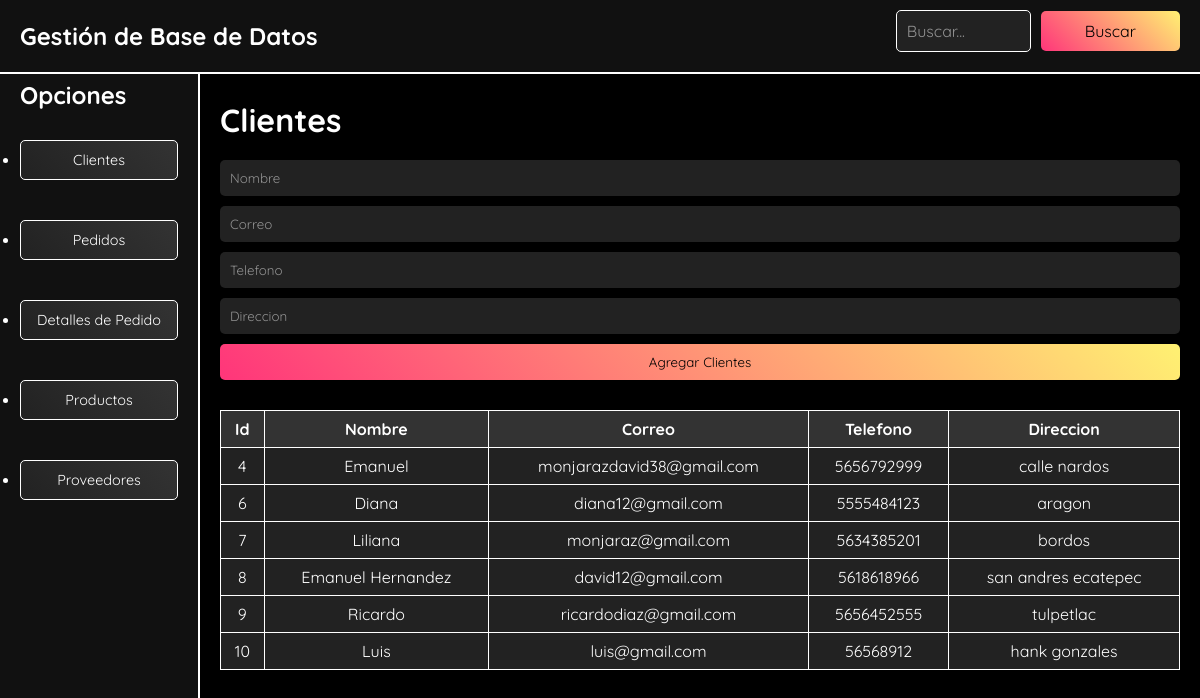
The app's page /interactuar_bd.php?tabla=cliente (signed in) with its own data.
### tables this page shows
CREATE TABLE `customers` (
  `id` bigint(20) NOT NULL,
  `nombre` text NOT NULL,
  `correo` text DEFAULT NULL,
  `telefono` text DEFAULT NULL,
  `direccion` text DEFAULT NULL
);

### interactuar_bd.php (the view, shortened to what this page needs)
<?php
include 'conexion.php';
$tabla = isset($_GET['tabla']) ? $_GET['tabla'] : null;
$opciones = [
    'cliente' => [
        'titulo' => 'Clientes',
        'tabla' => 'customers',
        'columnas' => ['id', 'nombre', 'correo', 'telefono', 'direccion']
    ],
    'pedido' => [
        'titulo' => 'Pedidos',
        'tabla' => 'orders',
        'columnas' => ['id', 'orden', 'fecha', 'estado']
    ],
    'detalles_pedido' => [
        'titulo' => 'Detalles de Pedido',
        'tabla' => 'order_details',
        'columnas' => ['id', 'orden', 'producto', 'cantidad', 'precio']
    ],
    'producto' => [
        'titulo' => 'Productos',
        'tabla' => 'products',
        'columnas' => ['id', 'nombre', 'descripcion', 'precio', 'stock']
    ],
    'proveedores' => [
        'titulo' => 'Proveedores',
        'tabla' => 'suppliers',
        'columnas' => ['id', 'nombre', 'apellido', 'correo', 'telefono', 'direccion']
    ]
];
$seleccion = isset($opciones[$tabla]) ? $opciones[$tabla] : null;
?>
<!DOCTYPE html>
<html lang="en">
<head>
</head>
<body>
    <div class="navbar">
        <h1>Gestión de Base de Datos</h1>
        <form action="interactuar_bd.php?tabla=<?php echo $tabla; ?>" method="get">
            <input type="text" name="buscar" placeholder="Buscar...">
            <button type="submit">Buscar</button>
        </form>
    </div>
    <div class="left-rectangle">
        <h2>Opciones</h2>
        <ul>
            <?php foreach ($opciones as $key => $opcion) {
                echo "<li><a href='interactuar_bd.php?tabla=$key'>" . $opcion['titulo'] . "</a></li>";
            } ?>
        </ul>
    </div>
    <div class="main-container">
        <?php if ($seleccion): ?>
            <h1><?php echo $seleccion['titulo']; ?></h1>
            <div class="form-container">
                <form action="interactuar_bd.php?tabla=<?php echo $tabla; ?>" method="post">
                    <?php foreach (array_slice($seleccion['columnas'], 1) as $columna): ?>
                        <input type="text" name="<?php echo $columna; ?>" placeholder="<?php echo ucfirst($columna); ?>" required>
                    <?php endforeach; ?>
                    <button type="submit">Agregar <?php echo $seleccion['titulo']; ?></button>
                </form>
            </div>
            <?php
            $buscar = isset($_GET['buscar']) ? $_GET['buscar'] : null;
            if ($buscar) {
                $columnas = implode(" LIKE ? OR ", $seleccion['columnas']) . " LIKE ?";
                $sql_buscar = "SELECT * FROM " . $seleccion['tabla'] . " WHERE $columnas";
                $stmt = $conn->prepare($sql_buscar);
                $param = '%' . $buscar . '%';
                $params = array_fill(0, count($seleccion['columnas']), $param);
                $stmt->bind_param(str_repeat('s', count($params)), ...$params);
                $stmt->execute();
                $resultado = $stmt->get_result();
                if ($resultado->num_rows > 0) {
                    echo "<table><tr>";
                    foreach ($seleccion['columnas'] as $columna) {
                        echo "<th>" . ucfirst($columna) . "</th>";
                    }
                    echo "</tr>";
                    while ($fila = $resultado->fetch_assoc()) {
                        echo "<tr>";
                        foreach ($seleccion['columnas'] as $columna) {
                            echo "<td>" . htmlspecialchars($fila[$columna]) . "</td>";
                        }
                        echo "</tr>";
                    }
                    echo "</table>";
                } else {
                    echo "<p>No se encontraron resultados para '<strong>" . htmlspecialchars($buscar) . "</strong>'.</p>";
                }
                $stmt->close();
            } else {
                $sql = "SELECT * FROM " . $seleccion['tabla'];
                $resultado = $conn->query($sql);
                if ($resultado->num_rows > 0) {
                    echo "<table><tr>";
                    foreach ($seleccion['columnas'] as $columna) {
                        echo "<th>" . ucfirst($columna) . "</th>";
                    }
                    echo "</tr>";
                    while ($fila = $resultado->fetch_assoc()) {
                        echo "<tr>";
                        foreach ($seleccion['columnas'] as $columna) {
                            echo "<td>" . htmlspecialchars($fila[$columna]) . "</td>";
                        }
                        echo "</tr>";
                    }
                    echo "</table>";
                } else {
                    echo "<p>La tabla está vacía.</p>";
                }
            }
            ?>
        <?php else: ?>
            <h1>Bienvenido</h1>
            <p>Selecciona una opción del menú para interactuar con la base de datos.</p>
        <?php endif; ?>
    </div>
</body>
</html>

### interactuar_bd.php (style rules this page uses)
* { margin: 0; padding: 0; box-sizing: border-box; font-family: "Quicksand"; }
body { display: flex; flex-direction: column; min-height: 100vh; background: #000; color: #fff; }
.navbar { width: 100%; background: #111; border-bottom: 2px solid #fff; padding: 10px 20px; position: fixed; top: 0; z-index: 1000; display: flex; justify-content: space-between; align-items: center; }
.navbar h1 { color: #fff; font-size: 1.5em; margin: 0; }
.navbar form { display: flex; align-items: center; }
.navbar input[type="text"] { padding: 10px; font-size: 1em; border: 1px solid #fff; border-radius: 5px; background: #222; color: #fff; outline: none; margin-right: 10px; }
.navbar input[type="text"]::placeholder { color: rgba(255, 255, 255, 0.5); }
.navbar button { padding: 10px 15px; background: linear-gradient(45deg, #ff357a, #fff172); border: none; border-radius: 5px; color: #000; font-size: 1em; cursor: pointer; }
.left-rectangle { width: 200px; height: calc(100vh - 60px); position: fixed; top: 60px; left: 0; background: #111; border-right: 2px solid #fff; padding: 20px; overflow-y: auto; }
.left-rectangle h2 { margin-bottom: 30px; }
.left-rectangle ul li { margin-bottom: 40px; }
.left-rectangle ul li a { color: #fff; text-decoration: none; padding: 10px; display: block; border: 1px solid #fff; border-radius: 5px; text-align: center; background: linear-gradient(45deg, #222, #333); transition: all 0.3s ease-in-out; font-size: 0.9em; max-height: 50px; overflow: hidden; }
.main-container { flex: 1; margin-left: 200px; padding: 80px 20px 20px; }
table { width: 100%; border-collapse: collapse; margin-top: 20px; }
table, th, td { border: 1px solid #fff; text-align: center; padding: 8px; }
th { background: #333; }
td { background: #222; }
.form-container { margin-top: 20px; }
input, button { width: 100%; padding: 10px; margin-bottom: 10px; border: none; border-radius: 5px; outline: none; }
input[type="text"], input[type="number"], input[type="email"] { background: #222; color: #fff; }
input::placeholder { color: rgba(255, 255, 255, 0.5); }
button { background: linear-gradient(45deg, #ff357a, #fff172); color: #000; cursor: pointer; }

### records on screen
customers: id "4", nombre "Emanuel", correo "monjarazdavid38@gmail.com", telefono "5656792999", direccion "calle nardos"
customers: id "6", nombre "Diana", correo "diana12@gmail.com", telefono "5555484123", direccion "aragon"
customers: id "7", nombre "Liliana", correo "monjaraz@gmail.com", telefono "5634385201", direccion "bordos"
customers: id "8", nombre "Emanuel Hernandez", correo "david12@gmail.com", telefono "5618618966", direccion "san andres ecatepec"
customers: id "9", nombre "Ricardo", correo "ricardodiaz@gmail.com", telefono "5656452555", direccion "tulpetlac"
customers: id "10", nombre "Luis", correo "luis@gmail.com", telefono "56568912", direccion "hank gonzales"

### other values on screen
$opcion['titulo'] "Clientes"
$opcion['titulo'] "Pedidos"
$opcion['titulo'] "Detalles de Pedido"
$opcion['titulo'] "Productos"
$opcion['titulo'] "Proveedores"
$seleccion['titulo'] "Clientes"
$columna "Id"
$columna "Nombre"
$columna "Correo"
$columna "Telefono"
$columna "Direccion"
